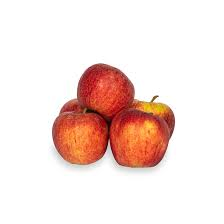
#> input picture Apple or Tomato/appletomato/test/apples/img_p1_82.jpeg, 224 x 224 px, found by its file name; its folder holds 4 pictures in this run
$ jupyter execute --allow-errors Classifier.ipynb
#> lines starting #> are read from the running program, lines starting #| are printed output that depends on the picture
[cell 1]
import pandas as pd
import numpy as np
import os
import cv2
import matplotlib.pyplot as plt
from skimage.io import imread
import random
from skimage.io import imread
from PIL import Image
from sklearn.preprocessing import LabelEncoder
from sklearn import svm
from sklearn.metrics import confusion_matrix, accuracy_score
import seaborn as sns
from sklearn.model_selection import RandomizedSearchCV
from sklearn.ensemble import RandomForestClassifier
from sklearn.metrics import classification_report
from sklearn.model_selection import cross_val_predict
from sklearn.model_selection import StratifiedKFold
from sklearn.metrics import log_loss, accuracy_score
import scikitplot.plotters as skplt
import warnings

warnings.filterwarnings('ignore')

[cell 2]
for dirname, _,filenames in os.walk('/Users/riyajain/desktop/KaggleDatasets/appletomato'):
    for filename in filenames:
        print(os.path.join(dirname, filename))
#> pass 2 of the loop `for dirname, _,filenames in os.walk('/Users/riyajain/desktop/KaggleDat..`:

[cell 3]
train_folder = '/Users/riyajain/desktop/KaggleDatasets/appletomato/train'
test_folder = '/Users/riyajain/desktop/KaggleDatasets/appletomato/test'

# Loading a specific image
OpenCV uses BGR as its default colour order for images, matplotlib uses RGB. When you display an image loaded with OpenCV in matplotlib the channels will be back to front.

OpenCv provides a function, cvtColor(), to explicitly convert the BGR image to RGB

[cell 4]
img = cv2.imread('/Users/riyajain/desktop/KaggleDatasets/appletomato/test/apples/img_p1_82.jpeg')
#> img is the input picture: shape (224, 224, 3); mean B, G, R 218.8, 224.1, 244.3
RGB_img = cv2.cvtColor(img, cv2.COLOR_BGR2RGB)

plt.imshow(RGB_img)

# Function to plot 16 random images from the appletomato datset

[cell 5]
def plot_image(folder):
    images = []
    for sub_folder in os.listdir(folder):
        for image in os.listdir(folder + '/' + sub_folder):
            images.append(os.path.join(folder, sub_folder, image))


    plt.figure(1, figsize=(15, 9))
    plt.axis('off')
    n = 0
    for i in range(16):
        n += 1
        random_img = random.choice(images)
        imgs = imread(random_img)
        plt.subplot(4, 4, n)
        plt.axis('off')
        plt.imshow(imgs)

    plt.show()

#> (a cell that did not finish here is left out)

# Function to read in data and preprocess it.

[cell 7]
def load_image(folder):
    Images, target, flat = [], [], []

    for file in os.listdir(folder):

        path = os.path.join(folder,file)
        if 'DS_STORE' in path.upper():
            continue
        for img in os.listdir(path):
            final_path = os.path.join(path, img)

            if '.jp' in final_path:
                image = cv2.imread(final_path)
                image = cv2.resize(image, (100,100))
                image1 = cv2.flip(image,1)
                image2 = cv2.flip(image,0)
                flat.append(image.flatten())
                target.append(file)
                flat.append(image1.flatten())
                target.append(file)
                flat.append(image2.flatten())
                target.append(file)
                #Images.append(image)


    return np.array(flat), np.array(target)

#> (a cell that did not finish here is left out)

# Normalizing

#> (a cell that did not finish here is left out)

# Label Encoding

#> (a cell that did not finish here is left out)

#> (a cell that did not finish here is left out)

# Training the dataset with the SVM

[cell 12]
def evaluate_features(X,y,clf=None):
    if clf is None:
        clf=LogisticRegression()
    probas = cross_val_predict(clf,X,y,cv=StratifiedKFold(n_splits=5,random_state=8),n_jobs=-1,method='predict_proba',verbose=2)
    pred_indices = np.argmax(probas,axis=1)
    classes=np.unique(y)
    preds = classes[pred_indices]
    print('Log loss: {}'.format(log_loss(y, probas)))
    print('Accuracy: {}'.format(accuracy_score(y, preds)))
    print(classification_report(y, preds, labels=classes))

[cell 13]
n_estimators = [int(x) for x in np.linspace(start = 1200, stop = 2000, num = 20)]
max_features = ['auto', 'sqrt']
max_depth = [int(x) for x in np.linspace(7, 70, num = 10)]+[None]
min_samples_split = [2, 3,9, 10]
min_samples_leaf = [1, 2, 3 ]
bootstrap = [True, False]

random_grid = {'n_estimators': n_estimators,
               'max_features': max_features,
               'max_depth': max_depth,
               'min_samples_split': min_samples_split,
               'min_samples_leaf': min_samples_leaf }

[cell 14]
svc = svm.SVC(probability = True)
rf = RandomForestClassifier()

[cell 15]
rf = RandomForestClassifier()
rf_random = RandomizedSearchCV(estimator = rf, param_distributions = random_grid, n_iter = 200, cv = 5, verbose=2, random_state=1, n_jobs = -1)
#> (the rest of this cell did not finish here and is left out)

#> (a cell that did not finish here is left out)

#> (a cell that did not finish here is left out)

[cell 18]
def load_image_test(folder):
    Images, target, flat = [], [], []

    for file in os.listdir(folder):
        path = os.path.join(folder,file)
        if 'DS_STORE' in path.upper():
            continue
        for img in os.listdir(path):
            final_path = os.path.join(path, img)
            if '.jp' in final_path:
                image = cv2.imread(final_path)
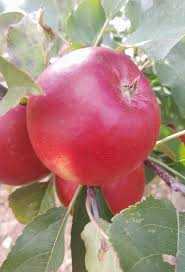
#> input picture Apple or Tomato/appletomato/test/apples/img_p1_111.jpeg, 185 x 272 px, found by its file name
#> image is the input picture: shape (272, 185, 3); mean B, G, R 124.6, 133, 173
                image = cv2.resize(image, (100,100))
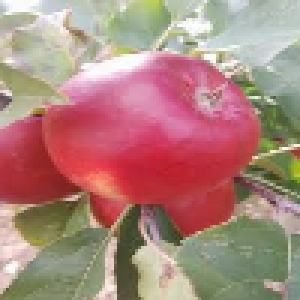
#> image: shape (100, 100, 3) (shown 3 times larger); mean B, G, R 124.5, 132.8, 172.8
                flat.append(image.flatten())
                Images.append(image)
                target.append(file)
#> pass 2 of the loop in load_image_test, `for file in os.listdir(folder):`:
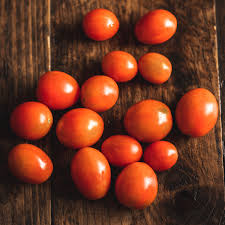
#> input picture Apple or Tomato/appletomato/test/tomatoes/img_p1_105.jpeg, 225 x 225 px, found by its file name
#> in load_image_test, image is the input picture: shape (225, 225, 3); mean B, G, R 33.5, 53.9, 115.6
#> in load_image_test, `image = cv2.resize(image, (100,100))`:
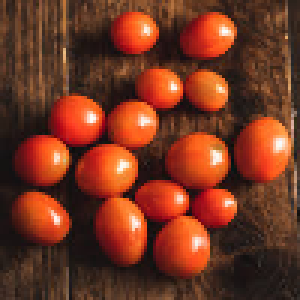
#> image: shape (100, 100, 3) (shown 3 times larger); mean B, G, R 33.5, 53.9, 115.5

    return np.array(flat), np.array(target)

[cell 19]
x_test, y_test =load_image_test(test_folder) #Calling the load_image_test function with test_folder as an argument.
x_test = x_test/255
y_test = LabelEncoder().fit_transform(y_test)

[cell 20]
x_test.shape
#> Out = (5, 30000)
